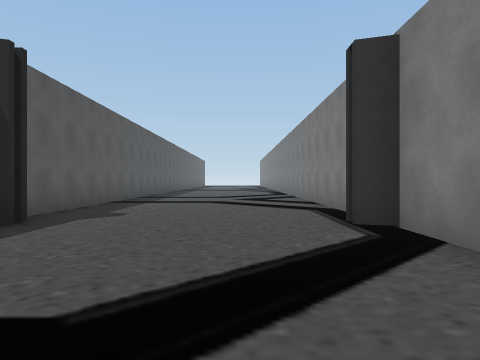
View 1 (above)

21 first-person views from a walk through a 3-D level made in the Unity game engine. The camera is 1.2 m above the floor, looks level and sees 70° across. The floor is counted in squares, 2 m on a side. Each view is taken from the middle of a square. On the plan, view 1 faces up. The plan holds only what a view shows up to about 10 squares ahead; the rest is blank. The place goes on beyond the plan. Some surface patterns are stand-ins.

View 2
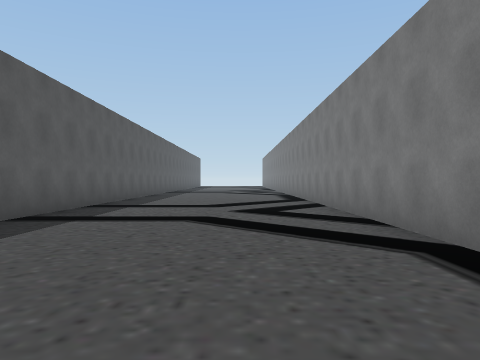

View 3
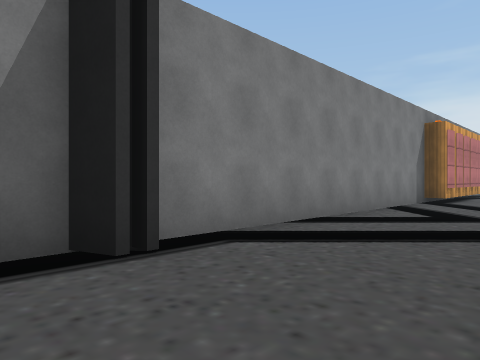

View 4
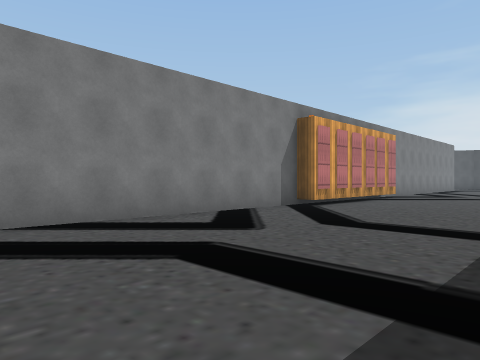

View 5
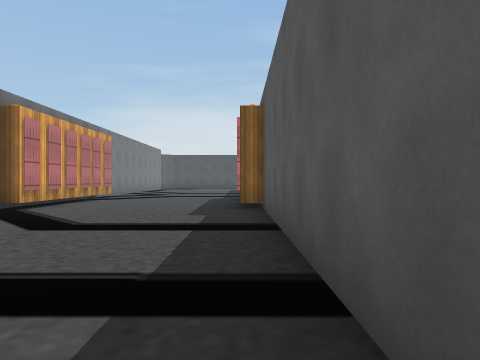

View 6
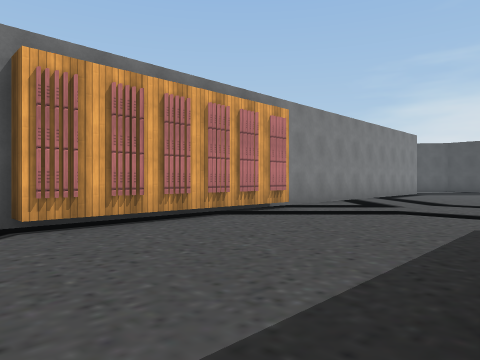

View 7
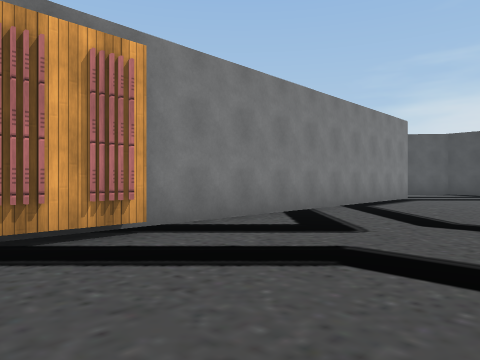

View 8
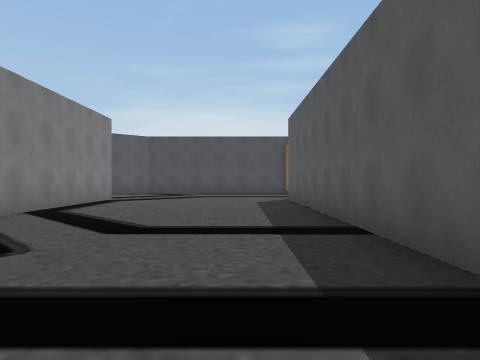

View 9
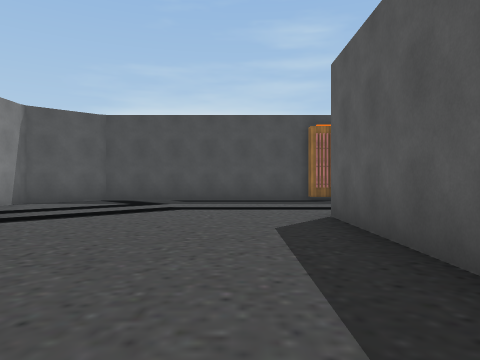

View 10
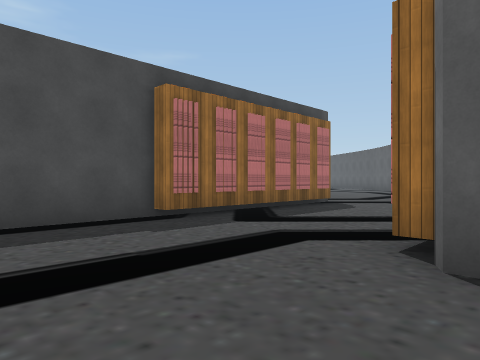

View 11
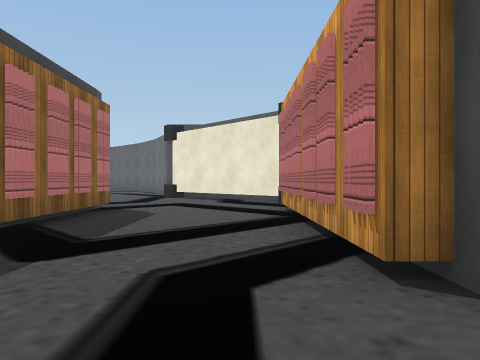

View 12
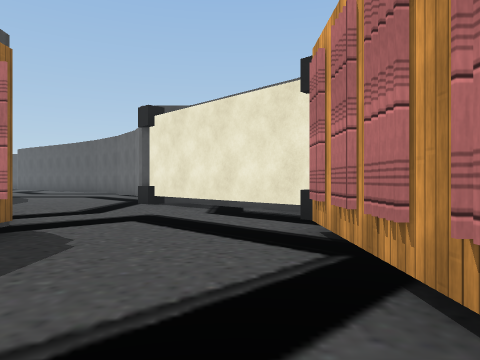

View 13
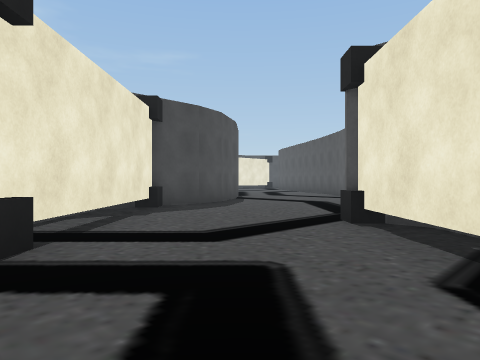

View 14
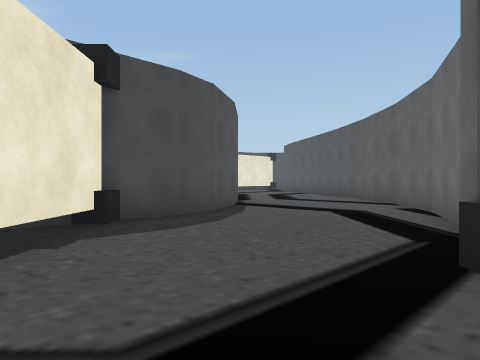

View 15
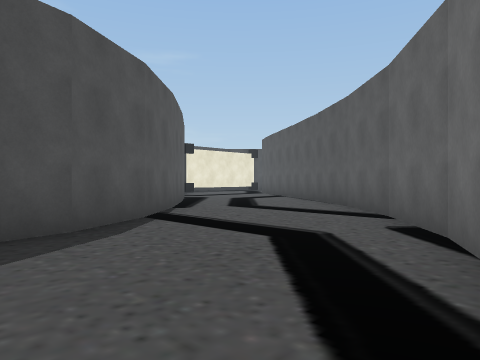

View 16
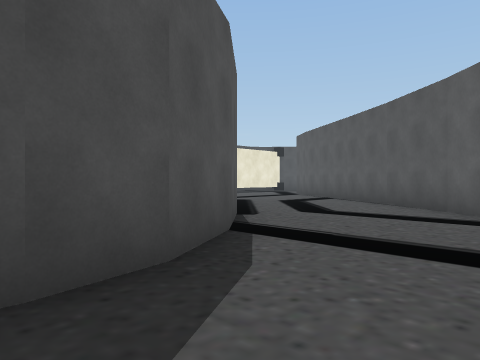

View 17
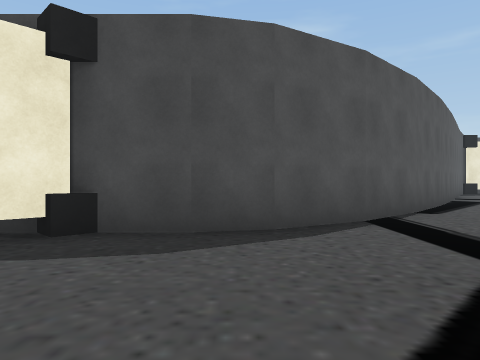

View 18
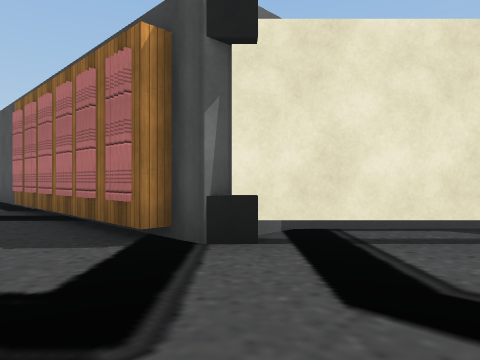

View 19
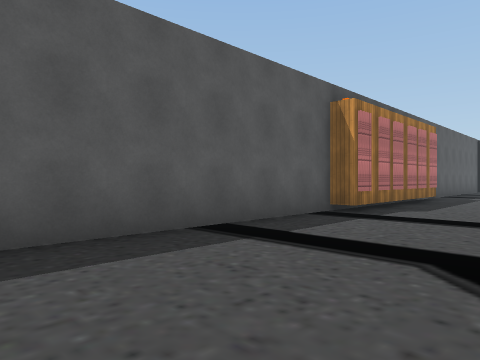

View 20
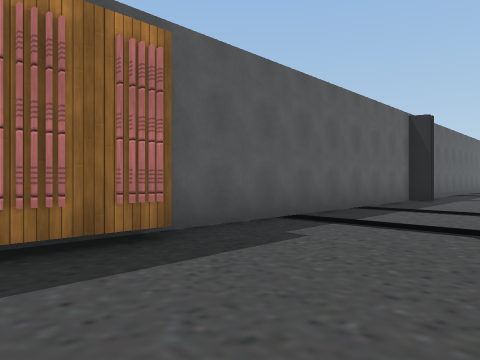

View 21
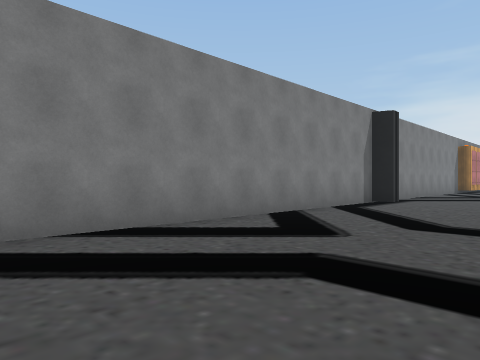

### Floor plan
Points are (right, up) in squares from view 1. A wall is a line through its corners. A room is listed if a view was taken in it or the views show most of it. See-through windows are left out.
Room 1 (views 1, 2, 3, 4, 5, 6, 7, 8, 9, 10, 11, 12, 13, 14, 15, 16, 17, 18, 19, 20, 21)
walls: (1.5, -9) (1.5, -4); (2, -4.4) (2, 4.3) (1.5, 4.5) (1.5, 4.8) (2, 5) (2, 14); (-4, -18.6) (-4, -19.2) (-9, -19.2); (2, -18) (2, -9.2); (-10.3, -18.9) (-13.2, -21.7); (-4.5, -23) (2, -23) (3.5, -21.7) (3.5, -20.8); (-8.6, -22.6) (-4, -22.6); (-3, 4.9) (-3, 4.5) (-3.5, 4.3) (-3.5, -4) (-3, -4) (-3, -9) (-3.5, -9) (-3.5, -18.8); (-16.2, -23.1) (-18.1, -24); (-12.5, -26.3) (-9.6, -23.4); (-14.5, -26.9) (-13.4, -26.9); (-18, -24) (-19.8, -25.3); (-19.7, -25.2) (-21.2, -26.8); (-16.9, -28) (-15.4, -27.2) (-14.4, -26.9); (-3.5, 14) (-3.5, 5.6); (-21.2, -26.7) (-23.5, -29.7); (-18.3, -29.4) (-16.8, -28); (-19.3, -30.5) (-18.2, -29.3)
low walls: (-11.3, -18.9) (-13.6, -21.2); (-11.1, -26.1) (-9.6, -24.5)
objects: black cube (-14, -22); black cube (-13, -27); black cube (-10, -19); black cube (-9, -23)

Where each view was taken, in squares from view 1:
view 1: 0 up, 0 right, facing up
view 2: 4 up, 0 right, facing up
view 3: 6 up, 1 left, facing down-right
view 4: 3 up, 3 left, facing down-right
view 5: 3 up, 3 left, facing down
view 6: 3 down, 3 left, facing down-right
view 7: 7 down, 2 left, facing down-right
view 8: 8 down, 2 left, facing down
view 9: 13 down, 2 left, facing down
view 10: 18 down, 1 left, facing down-left
view 11: 20 down, 2 left, facing left
view 12: 20 down, 5 left, facing left
view 13: 20 down, 9 left, facing down-left
view 14: 22 down, 11 left, facing down-left
view 15: 23 down, 14 left, facing down-left
view 16: 25 down, 14 left, facing down-left
view 17: 23 down, 15 left, facing down
view 18: 21 down, 12 left, facing down-right
view 19: 15 down, 0 right, facing up-left
view 20: 6 down, 0 right, facing up-left
view 21: 14 up, 2 left, facing down-right
